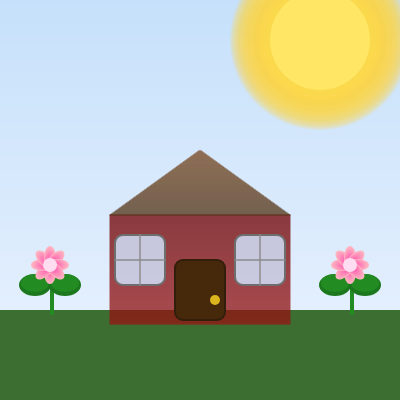
Frame 1 (no input)
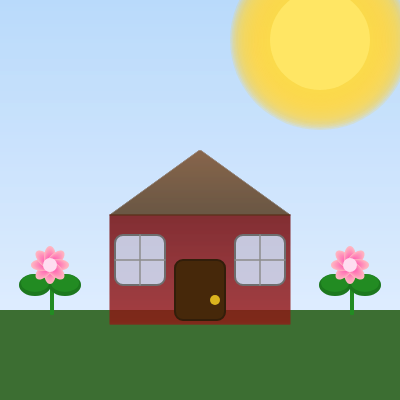
Frame 2 (the mouse pressed at the canvas centre, redrawn once)

The p5.js sketch that drew these frames (run headless with seeded random() and noise() and a simulated clock; the mouse was pressed at the canvas centre and the sketch redrawn once):

// p5.js sketch
// ── sketch.js
function setup() {
  createCanvas(400, 400);
  noLoop(); // Stop looping after initial draw
}

function draw() {
  drawGradientSky(); // Draw background sky gradient
  drawSun(320, 40, 50); // Draw sun with glow effect
  drawGround(); // Draw the grassy ground area
  drawHouse(200, 270); // Draw main house structure
  drawPlant(50, 310); // Draw plant on left
  drawPlant(350, 310); // Draw plant on right
}

function drawGradientSky() {
  // Render vertical sky gradient from top to bottom
  for (let y = 0; y < height; y++) {
    let inter = map(y, 0, height, 0, 1);
    let c = lerpColor(color(180, 215, 250), color(230, 240, 255), inter);
    stroke(c);
    line(0, y, width, y);
  }
}

function drawSun(x, y, radius) {
  // Draw sun with soft radial glow
  push();
  noStroke();
  for (let r = radius * 1.8; r > radius; r -= 1.5) {
    let alpha = map(r, radius, radius * 1.8, 0, 40);
    fill(255, 210, 60, alpha);
    ellipse(x, y, r * 2);
  }
  fill(255, 230, 100);
  ellipse(x, y, radius * 2);
  pop();
}

function drawGround() {
  // Draw green ground rectangle at bottom
  noStroke();
  fill(60, 110, 50);
  rect(0, 310, width, 100);
}

function drawHouse(cx, baseY) {
  // Draw house with gradient walls, roof, windows, and door
  push();
  rectMode(CENTER);
  for (let i = 0; i < 110; i++) {
    let inter = map(i, 0, 110, 0, 1);
    let c = lerpColor(color(110, 0, 0), color(150, 20, 20), inter);
    stroke(c);
    line(cx - 90, baseY - 55 + i, cx + 90, baseY - 55 + i);
  }
  for (let y = 0; y < 65; y++) {
    let inter = map(y, 0, 65, 0, 1);
    let c = lerpColor(color(80, 50, 20), color(120, 70, 30), inter);
    stroke(c);
    let x1 = cx - 90 + (y * (90 / 65));
    let x2 = cx + 90 - (y * (90 / 65));
    line(x1, baseY - 55 - y, x2, baseY - 55 - y);
  }
  fill(70, 40, 10);
  stroke(50, 30, 10);
  strokeWeight(2);
  rect(cx, baseY + 20, 50, 60, 8);
  noStroke();
  fill(220, 180, 30);
  ellipse(cx + 15, baseY + 30, 10);
  fill(210, 230, 255, 210);
  stroke(110);
  strokeWeight(2);
  rect(cx - 60, baseY - 10, 50, 50, 8);
  rect(cx + 60, baseY - 10, 50, 50, 8);
  stroke(140);
  strokeWeight(1.5);
  line(cx - 60, baseY - 35, cx - 60, baseY + 15);
  line(cx - 85, baseY - 10, cx - 35, baseY - 10);
  line(cx + 60, baseY - 35, cx + 60, baseY + 15);
  line(cx + 35, baseY - 10, cx + 85, baseY - 10);
  pop();
}

function drawPlant(cx, baseY) {
  // Draw plant with stem, leaves, and flower
  push();
  noStroke();
  fill(34, 139, 34);
  rect(cx, baseY - 25, 4, 30, 1);
  fill(28, 120, 30);
  ellipse(cx - 15, baseY - 25, 32, 22);
  ellipse(cx + 15, baseY - 25, 32, 22);
  fill(34, 139, 34);
  ellipse(cx - 15, baseY - 27, 28, 18);
  ellipse(cx + 15, baseY - 27, 28, 18);
  translate(cx, baseY - 45);
  noStroke();
  for (let angle = 0; angle < 360; angle += 45) {
    for (let r = 0; r < 12; r++) {
      let inter = map(r, 0, 11, 0, 1);
      let c = lerpColor(color(255, 182, 193), color(255, 105, 180), inter);
      fill(c);
      push();
      rotate(radians(angle));
      ellipse(0, 7 - r * 0.5, 12 - r * 0.4, 24 - r);
      pop();
    }
  }
  fill(255, 220, 240);
  ellipse(0, 0, 14, 14);
  pop();
}
